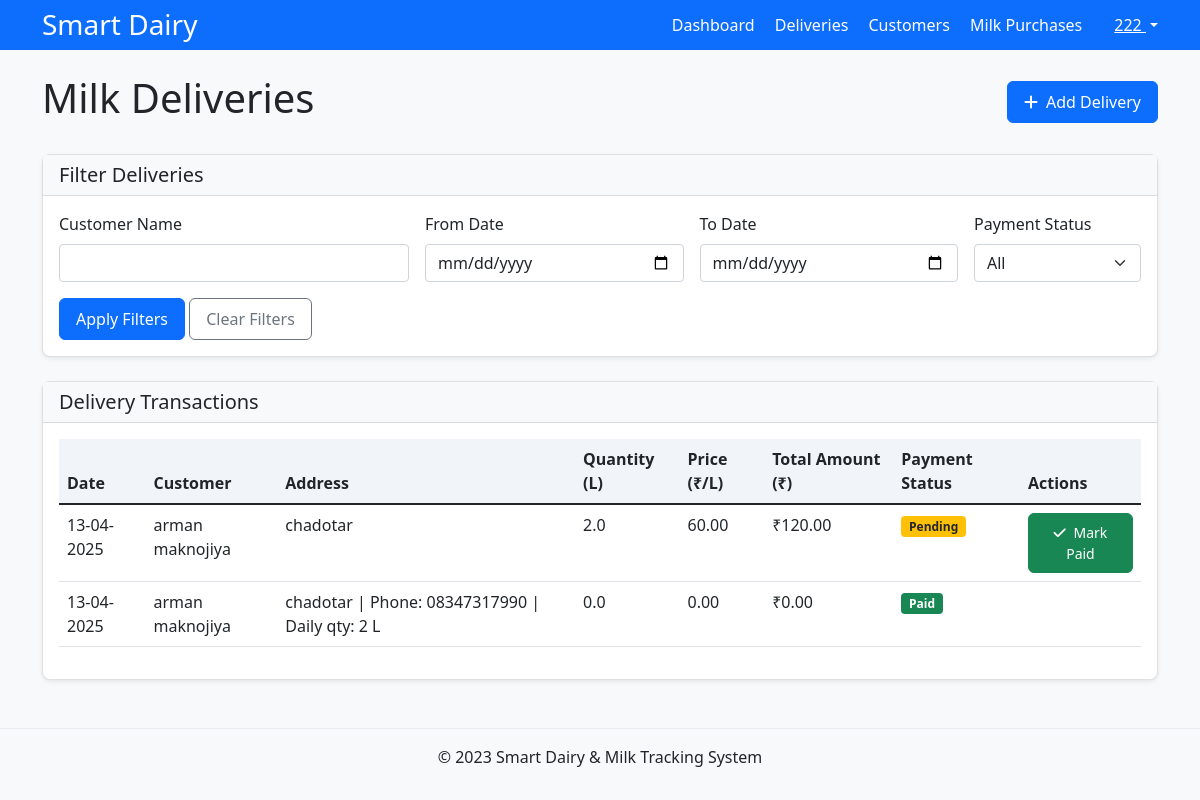
Page /bike-milk-seller/deliveries (signed in) on the committed database.
### app/models/user.py (models this page shows, shortened)
class User(UserMixin, db.Model):
    id = db.Column(db.Integer, primary_key=True)
    name = db.Column(db.String(100), nullable=False)
    email = db.Column(db.String(100), unique=True, nullable=False)
    password = db.Column(db.String(100), nullable=False)
    role = db.Column(db.String(20), nullable=False)
    phone = db.Column(db.String(15))
    address = db.Column(db.Text)
    created_at = db.Column(db.DateTime, default=datetime.utcnow)
    milk_transactions_as_seller = db.relationship(
        'MilkTransaction',
        foreign_keys='MilkTransaction.seller_id',
        backref='seller',
        lazy=True
    )
    milk_transactions_as_buyer = db.relationship(
        'MilkTransaction',
        foreign_keys='MilkTransaction.buyer_id',
        backref='buyer',
        lazy=True
    )
    delivery_transactions = db.relationship(
        'DeliveryTransaction',
        foreign_keys='DeliveryTransaction.bike_seller_id',
        backref='bike_seller',
        lazy=True
    )
    dairy_stocks = db.relationship(
        'DairyStock',
        foreign_keys='DairyStock.dairy_holder_id',
        backref='dairy_holder',
        lazy=True
    )
    purchase_transactions = db.relationship(
        'PurchaseTransaction',
        foreign_keys='PurchaseTransaction.buyer_id',
        backref='buyer',
        lazy=True
    )
    inventory_items = db.relationship(
        'Inventory',
        foreign_keys='Inventory.user_id',
        backref='owner',
        lazy=True
    )
    def is_bike_milk_seller(self):
        return self.role == UserRole.BIKE_MILK_SELLER or self.role == 'multi_role'

### app/models/transactions.py (models this page shows, shortened)
class DeliveryTransaction(db.Model):
    id = db.Column(db.Integer, primary_key=True)
    bike_seller_id = db.Column(db.Integer, db.ForeignKey('user.id'), nullable=False)
    customer_id = db.Column(db.Integer, db.ForeignKey('customer.id'), nullable=False)
    customer_name = db.Column(db.String(100), nullable=False)
    customer_address = db.Column(db.Text, nullable=False)
    quantity = db.Column(db.Float, nullable=False)  # in liters
    price_per_liter = db.Column(db.Float, nullable=False)
    total_amount = db.Column(db.Float, nullable=False)
    date = db.Column(db.DateTime, default=datetime.utcnow)
    created_at = db.Column(db.DateTime, default=datetime.utcnow)
    is_paid = db.Column(db.Boolean, default=False)
    payment_date = db.Column(db.DateTime)

### app/routes/bike_milk_seller.py (the view)
@bike_milk_seller.route('/deliveries')
@role_required
def deliveries():
    page = request.args.get('page', 1, type=int)
    per_page = 20
    customer_name = request.args.get('customer_name', '')
    start_date_str = request.args.get('start_date', '')
    end_date_str = request.args.get('end_date', '')
    payment_status = request.args.get('payment_status', '')
    query = DeliveryTransaction.query.filter_by(bike_seller_id=current_user.id)
    if customer_name:
        query = query.filter(DeliveryTransaction.customer_name.ilike(f'%{customer_name}%'))
    if start_date_str:
        start_date = datetime.strptime(start_date_str, '%Y-%m-%d')
        query = query.filter(DeliveryTransaction.date >= start_date)
    if end_date_str:
        end_date = datetime.strptime(end_date_str, '%Y-%m-%d')
        end_date = end_date + timedelta(days=1)
        query = query.filter(DeliveryTransaction.date < end_date)
    if payment_status:
        if payment_status == 'paid':
            query = query.filter(DeliveryTransaction.is_paid == True)
        elif payment_status == 'pending':
            query = query.filter(DeliveryTransaction.is_paid == False)
    deliveries = query.order_by(DeliveryTransaction.date.desc()) \
                      .paginate(page=page, per_page=per_page)
    return render_template('bike_milk_seller/deliveries.html', deliveries=deliveries)

### app/routes/bike_milk_seller.py (called while the page is built)
def role_required(view_function):
    @wraps(view_function)
    def decorated_function(*args, **kwargs):
        if not current_user.is_authenticated:
            return redirect(url_for('auth.login'))
        if not current_user.is_bike_milk_seller():
            flash('You must be a bike milk seller to access this page.', 'warning')
            return redirect(url_for('main.role_selection'))
        return view_function(*args, **kwargs)
    return decorated_function

### app/templates/bike_milk_seller/deliveries.html (shortened to what this page needs)
{% extends 'bike_milk_seller/base_bike_seller.html' %}
{% block content %}
<div class="d-flex justify-content-between align-items-center mb-4">
    <h1>Milk Deliveries</h1>
    <div>
        <a href="{{ url_for('bike_milk_seller.add_delivery') }}" class="btn btn-primary">
            <i class="fas fa-plus me-1"></i> Add Delivery
        </a>
    </div>
</div>
<div class="card mb-4">
    <div class="card-header bg-light">
        <h5 class="mb-0">Filter Deliveries</h5>
    </div>
    <div class="card-body">
        <form method="GET" action="{{ url_for('bike_milk_seller.deliveries') }}" class="row g-3">
            <div class="col-md-4">
                <label for="customer_name" class="form-label">Customer Name</label>
                <input type="text" class="form-control" id="customer_name" name="customer_name"
                       value="{{ request.args.get('customer_name', '') }}">
            </div>
            <div class="col-md-3">
                <label for="start_date" class="form-label">From Date</label>
                <input type="date" class="form-control" id="start_date" name="start_date"
                       value="{{ request.args.get('start_date', '') }}">
            </div>
            <div class="col-md-3">
                <label for="end_date" class="form-label">To Date</label>
                <input type="date" class="form-control" id="end_date" name="end_date"
                       value="{{ request.args.get('end_date', '') }}">
            </div>
            <div class="col-md-2">
                <label for="payment_status" class="form-label">Payment Status</label>
                <select class="form-select" id="payment_status" name="payment_status">
                    <option value="">All</option>
                </select>
            </div>
            <div class="col-12">
                <button type="submit" class="btn btn-primary">Apply Filters</button>
                <a href="{{ url_for('bike_milk_seller.deliveries') }}" class="btn btn-outline-secondary">Clear Filters</a>
            </div>
        </form>
    </div>
</div>
<div class="card">
    <div class="card-header bg-light">
        <h5 class="mb-0">Delivery Transactions</h5>
    </div>
    <div class="card-body">
        <div class="table-responsive">
            <table class="table table-hover">
                <thead>
                    <tr>
                        <th>Date</th>
                        <th>Customer</th>
                        <th>Address</th>
                        <th>Quantity (L)</th>
                        <th>Price (₹/L)</th>
                        <th>Total Amount (₹)</th>
                        <th>Payment Status</th>
                        <th>Actions</th>
                    </tr>
                </thead>
                <tbody>
                    {% for delivery in deliveries.items %}
                        <tr>
                            <td>{{ delivery.date.strftime('%d-%m-%Y') }}</td>
                            <td>{{ delivery.customer_name }}</td>
                            <td>{{ delivery.customer_address }}</td>
                            <td>{{ "%.1f"|format(delivery.quantity) }}</td>
                            <td>{{ "%.2f"|format(delivery.price_per_liter) }}</td>
                            <td>₹{{ "%.2f"|format(delivery.total_amount) }}</td>
                            <td>
                                {% if delivery.is_paid %}
                                    <span class="badge bg-success">Paid</span>
                                {% else %}
                                    <span class="badge bg-warning text-dark">Pending</span>
                                {% endif %}
                            </td>
                            <td>
                                {% if not delivery.is_paid %}
                                    <form method="POST" action="{{ url_for('bike_milk_seller.update_payment', delivery_id=delivery.id) }}" style="display: inline;">
                                        <button type="submit" class="btn btn-sm btn-success">
                                            <i class="fas fa-check me-1"></i> Mark Paid
                                        </button>
                                    </form>
                                {% endif %}
                            </td>
                        </tr>
                    {% else %}
                        <tr>
                            <td colspan="8" class="text-center">No deliveries found</td>
                        </tr>
                    {% endfor %}
                </tbody>
            </table>
        </div>
    </div>
</div>
{% endblock %}

### app/templates/bike_milk_seller/base_bike_seller.html (shortened to what this page needs)
<!DOCTYPE html>
<html lang="en">
<head>
    <link href="https://cdn.jsdelivr.net/npm/bootstrap@5.1.3/dist/css/bootstrap.min.css" rel="stylesheet">
    <link rel="stylesheet" href="https://cdnjs.cloudflare.com/ajax/libs/font-awesome/6.0.0-beta3/css/all.min.css">
    <link rel="stylesheet" href="{{ url_for('static', filename='css/style.css') }}">
</head>
<body>
    <div class="bg-primary text-white py-2">
        <div class="container d-flex justify-content-between align-items-center">
            <a href="{{ url_for('bike_milk_seller.dashboard') }}" class="text-white text-decoration-none h3 mb-0">
                Smart Dairy
            </a>
            <div class="d-flex align-items-center">
                <div class="me-3">
                    <a href="{{ url_for('bike_milk_seller.dashboard') }}" class="text-white text-decoration-none me-3">Dashboard</a>
                    <a href="{{ url_for('bike_milk_seller.deliveries') }}" class="text-white text-decoration-none me-3">Deliveries</a>
                    <a href="{{ url_for('bike_milk_seller.customer_list') }}" class="text-white text-decoration-none me-3">Customers</a>
                    <a href="{{ url_for('bike_milk_seller.milk_purchases') }}" class="text-white text-decoration-none me-3">Milk Purchases</a>
                </div>
                <div class="dropdown">
                    <a class="text-white dropdown-toggle" href="#" role="button" id="userDropdown" data-bs-toggle="dropdown" aria-expanded="false">
                        {{ current_user.name }}
                    </a>
                </div>
            </div>
        </div>
    </div>
    <div class="container my-4">
        {% block content %}{% endblock %}
    </div>
    <footer class="bg-light py-3 mt-5">
        <div class="container text-center">
            <p class="mb-0">&copy; 2023 Smart Dairy & Milk Tracking System</p>
        </div>
    </footer>
</body>
</html>

### app/static/css/style.css (style rules this page uses)
body { background-color: #f8f9fa; font-family: 'Segoe UI', Tahoma, Geneva, Verdana, sans-serif; }
.card { border-radius: 0.5rem; box-shadow: 0 0.125rem 0.25rem rgba(0, 0, 0, 0.075); margin-bottom: 1.5rem; }
.card-header { border-top-left-radius: 0.5rem; border-top-right-radius: 0.5rem; }
.table th { background-color: #f1f5f9; font-weight: 600; }
.btn { border-radius: 0.375rem; padding: 0.5rem 1rem; font-weight: 500; }
.btn-primary { background-color: #0d6efd; border-color: #0d6efd; }
footer { border-top: 1px solid #e9ecef; }
.badge.bg-success { background-color: #198754 !important; }
.badge.bg-warning { background-color: #ffc107 !important; }

### rows in the picture
User: name "222"
DeliveryTransaction: date "13-04-2025", customer_name "arman maknojiya", customer_address "chadotar", quantity "2.0", price_per_liter "60.00", total_amount "120.00", is_paid "Pending"
DeliveryTransaction: date "13-04-2025", customer_name "arman maknojiya", customer_address "chadotar | Phone: 08347317990 | Daily qty: 2 L", quantity "0.0", price_per_liter "0.00", total_amount "0.00", is_paid "Paid"
